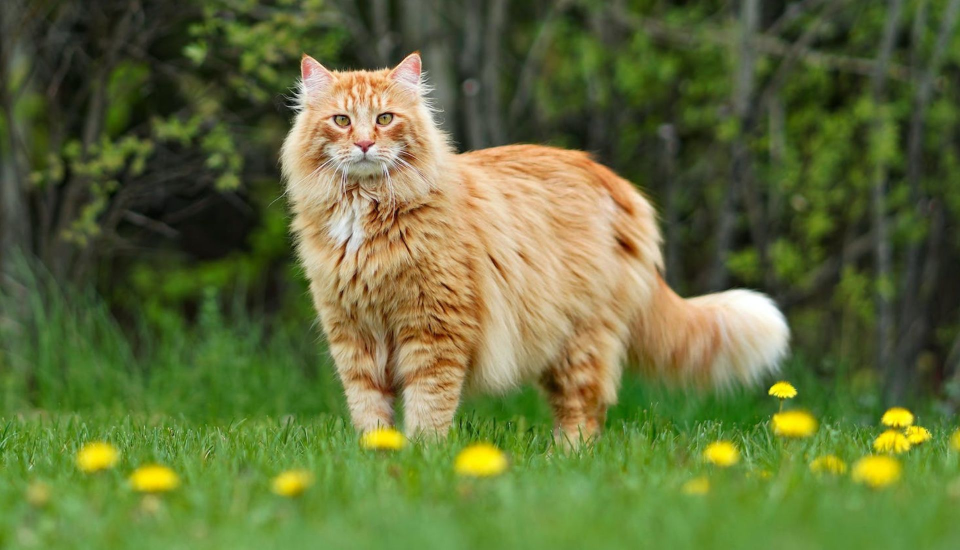
#> input picture cat.jpeg, 1920 x 1100 px (shown at 1/2 size)
$ python image_playground.py
#> lines starting #> are read from the running program, lines starting #| are printed output that depends on the picture; after the words box and inside, x2 and y2 are one past the last pixel; in counts of white or black regions, pixels touching at a corner belong together
import cv2
import matplotlib.pyplot as plt


# display pic
cat = cv2.imread("cat.jpeg")
#> cat is the input picture: shape (1100, 1920, 3); mean B, G, R 58.2, 110, 98.2
cv2.imshow("cat",cat)
cv2.waitKey(0);
h,w,c = cat.shape
#> h = 1100; w = 1920; c = 3
print("height :{} Width:{} Channels: {}".format(h,w,c))
#| height :1100 Width:1920 Channels: 3
cat_copy = cat.copy()
cat_copy_resize = cv2.resize(cat_copy,(400,400))
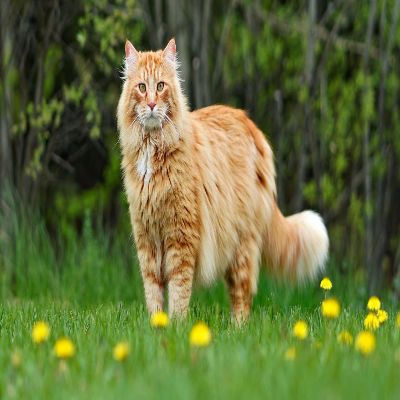
#> cat_copy_resize: shape (400, 400, 3); mean B, G, R 58.1, 109.9, 98.1
cv2.imshow("copied cat",cat_copy_resize)
cv2.waitKey(0)
cv2.rectangle(cat_copy, (550, 100), (900, 350), (255, 0, 0), 2)
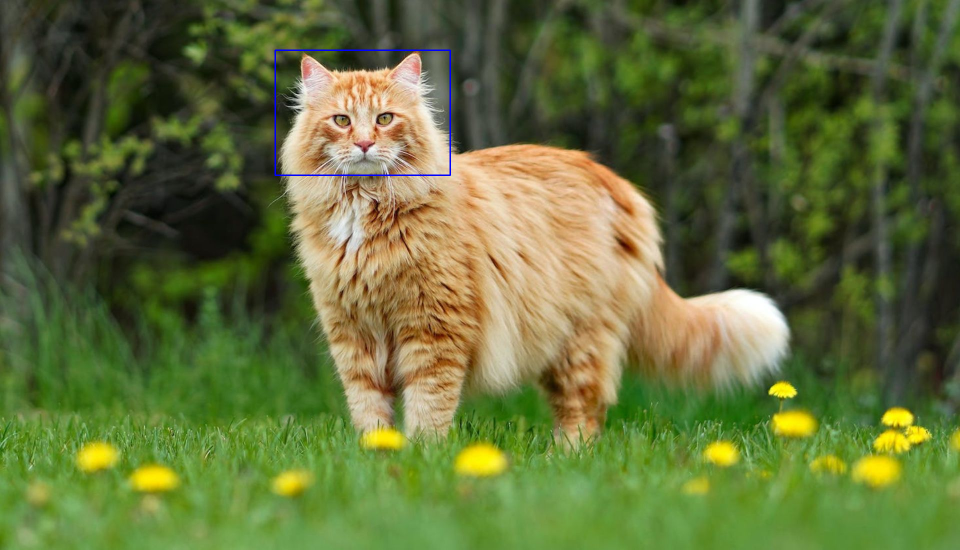
#> cat_copy: shape (1100, 1920, 3) (shown at 1/2 size); 0.17% of pixels changed, all inside (x1, y1, x2, y2) = (549, 99, 902, 352)
cv2.imshow("copied cat",cat_copy)
cv2.waitKey(0)
